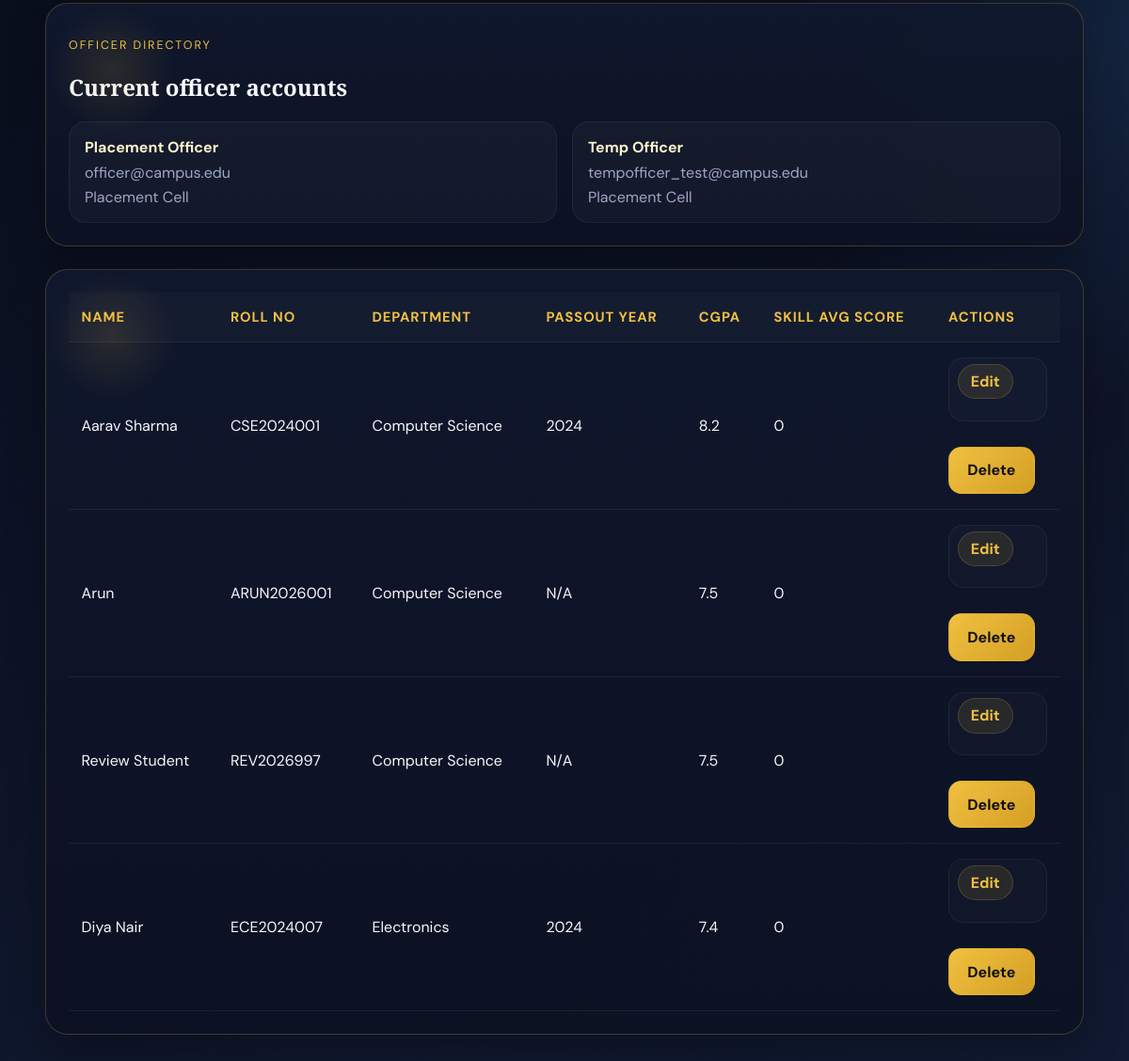
The page /officer_panel (signed in, lower part) on the database as committed earlier.
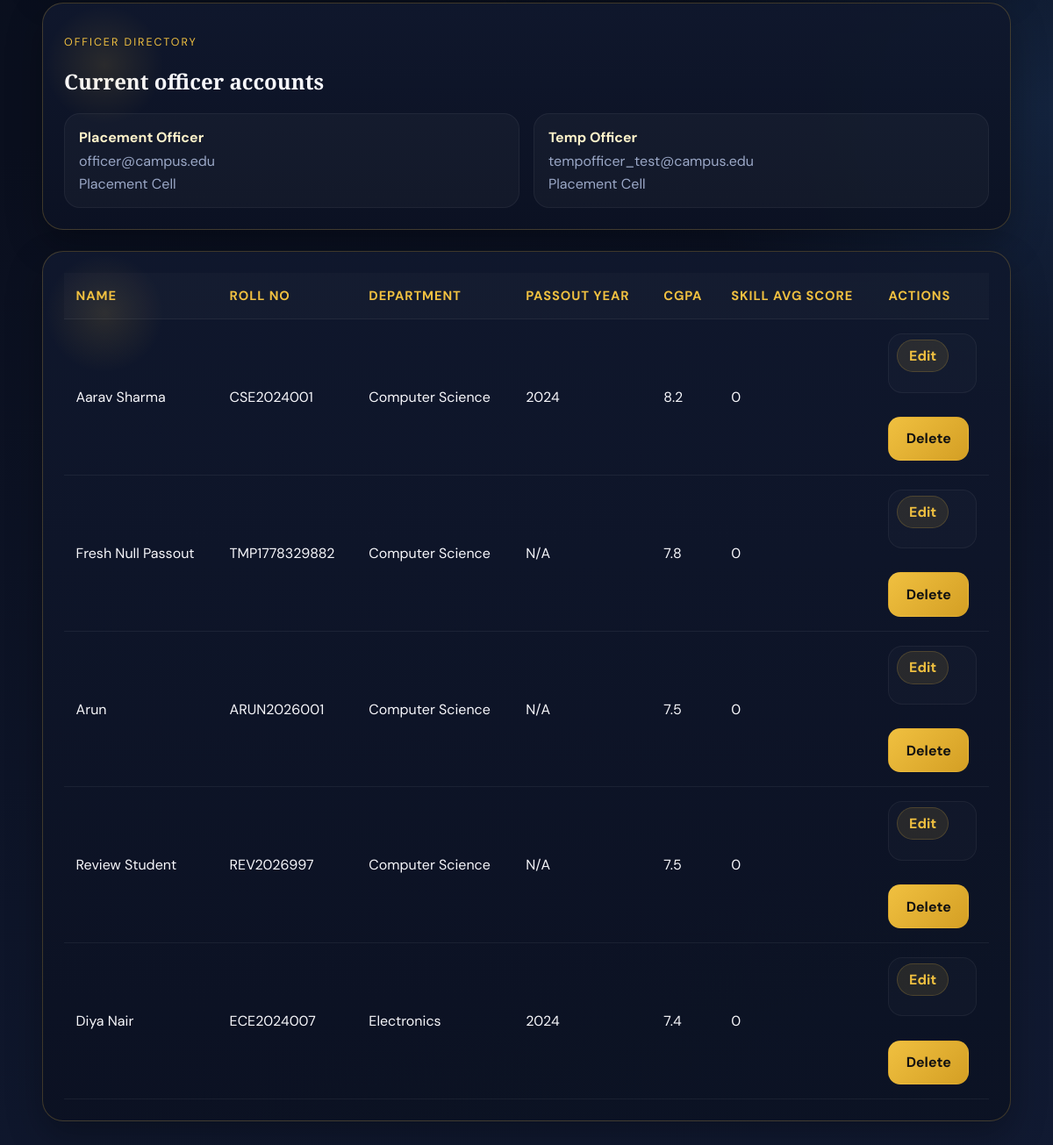
The same page on the database as committed later.
### tables this page shows
CREATE TABLE users (
            id INTEGER PRIMARY KEY AUTOINCREMENT,
            name VARCHAR(120) NOT NULL,
            email VARCHAR(150) NOT NULL UNIQUE,
            password_hash VARCHAR(255) NOT NULL,
            role TEXT NOT NULL DEFAULT 'student' CHECK (role IN ('student', 'officer')),
            cgpa DECIMAL(3,2) DEFAULT NULL,
            roll_number VARCHAR(50) DEFAULT NULL UNIQUE,
            department VARCHAR(100) DEFAULT NULL,
            passout_year INTEGER DEFAULT NULL,
            created_at TIMESTAMP DEFAULT CURRENT_TIMESTAMP
        );

### app.py (the view)
    @app.route("/officer_panel")
    @login_required
    @role_required("officer")
    def officer_panel():
        department = request.args.get("department", "").strip()
        min_cgpa = request.args.get("min_cgpa", "").strip()
        student_search = request.args.get("q", "").strip()
        skill_name = request.args.get("skill", "").strip()
        min_skill_score = parse_int(request.args.get("min_skill_score", ""), 0, 10)
        passout_year_input = request.args.get("passout_year", "").strip()
        passout_year = parse_int(passout_year_input, 2000, 2100)
        page = parse_page(request.args.get("page", 1))
        total_students = count_students(
            app,
            department or None,
            min_cgpa or None,
            student_search or None,
            skill_name or None,
            min_skill_score,
            passout_year,
        )
        total_pages = max(1, (total_students + STUDENTS_PER_PAGE - 1) // STUDENTS_PER_PAGE)
        page = min(page, total_pages)
        offset = (page - 1) * STUDENTS_PER_PAGE
        students = get_students_with_skill_average(
            app,
            department or None,
            min_cgpa or None,
            student_search or None,
            skill_name or None,
            min_skill_score,
            passout_year,
            STUDENTS_PER_PAGE,
            offset,
        )
        for student in students:
            student["selected_skill_score"] = (
                student.get(skill_name, 0) if skill_name in SKILL_FIELDS else None
            )
        return render_template(
            "officer_panel.html",
            students=students,
            officers=get_all_officers(app),
            departments=get_departments(app),
            selected_department=department,
            min_cgpa=min_cgpa,
            student_search=student_search,
            selected_skill=skill_name,
            min_skill_score=min_skill_score,
            passout_year=passout_year_input,
            skill_labels=SKILL_LABELS,
            student_page=page,
            student_total_pages=total_pages,
        )

### models.py (called while the page is built, shortened)
def resolve_database_url(app=None):
    if app is not None and getattr(app, "config", None):
        return (app.config.get("DATABASE_URL") or "").strip()
    return DATABASE_URL

def resolve_db_path(app=None):
    if app is not None and getattr(app, "config", None):
        return app.config.get("DB_PATH", DB_PATH)
    return DB_PATH

def get_db_backend(app=None):
    return "postgres" if resolve_database_url(app) else "sqlite"

def get_connection(app=None):
    backend = get_db_backend(app)
    db_path = resolve_db_path(app)
    conn = sqlite3.connect(db_path)
    conn.row_factory = sqlite3.Row
    return conn

def _prepare_query(app, query):
    if get_db_backend(app) == "postgres":
        return query.replace("?", "%s")
    return query

def dict_from_row(row):
    if row is None:
        return None
    return dict(row)

def get_all_officers(app):
    ensure_users_table(app)
    return fetch_all(
        app,
        """
        SELECT id, name, email, department, created_at
        FROM users
        WHERE role = 'officer'
        ORDER BY created_at ASC, name ASC
        """,
    )

### templates/officer_panel.html (shortened to what this page needs)
{% extends 'base.html' %}
{% block content %}
<section class="officer-page">
    <section class="card officer-profile-card">
        <p class="eyebrow">Officer directory</p>
        <h2>Current officer accounts</h2>
        <div class="officer-directory">
            {% for officer in officers %}
                <article class="officer-directory-card">
                    <strong>{{ officer.name }}</strong>
                    <span>{{ officer.email }}</span>
                    <span>{{ officer.department or 'Placement Cell' }}</span>
                </article>
            {% else %}
                <p class="muted">No officer accounts found.</p>
            {% endfor %}
        </div>
    </section>
    <div class="card table-card premium-table-card">
        <div class="table-wrap">
            <table>
                <thead>
                    <tr>
                        <th>Name</th>
                        <th>Roll No</th>
                        <th>Department</th>
                        <th>Passout Year</th>
                        <th>CGPA</th>
                        <th>Skill Avg Score</th>
                        <th>Actions</th>
                    </tr>
                </thead>
                <tbody>
                    {% for student in students %}
                        <tr class="{% if student.cgpa < 6.0 %}danger-row{% endif %}">
                            <td>{{ student.name }}</td>
                            <td>{{ student.roll_number }}</td>
                            <td>{{ student.department }}</td>
                            <td>{{ student.passout_year or 'N/A' }}</td>
                            <td>{{ student.cgpa }}</td>
                            <td>{{ student.skill_avg or 0 }}</td>
                            <td>
                                <details class="inline-editor">
                                    <summary>Edit</summary>
                                </details>
                                <form method="POST" action="{{ url_for('officer_delete_student', user_id=student.id) }}" onsubmit="return confirm('Delete this student record?');">
                                    <button class="button danger-button" type="submit">Delete</button>
                                </form>
                            </td>
                        </tr>
                    {% else %}
                        <tr>
                            <td colspan="{{ 8 if selected_skill else 7 }}">No students match the selected filters.</td>
                        </tr>
                    {% endfor %}
                </tbody>
            </table>
        </div>
    </div>
</section>
{% endblock %}

Rows that differ between the two databases and show on the page:
added users: name "Fresh Null Passout", roll_number "TMP1778329882", department "Computer Science", passout_year "N/A", cgpa "7.8", skill_avg "0"
